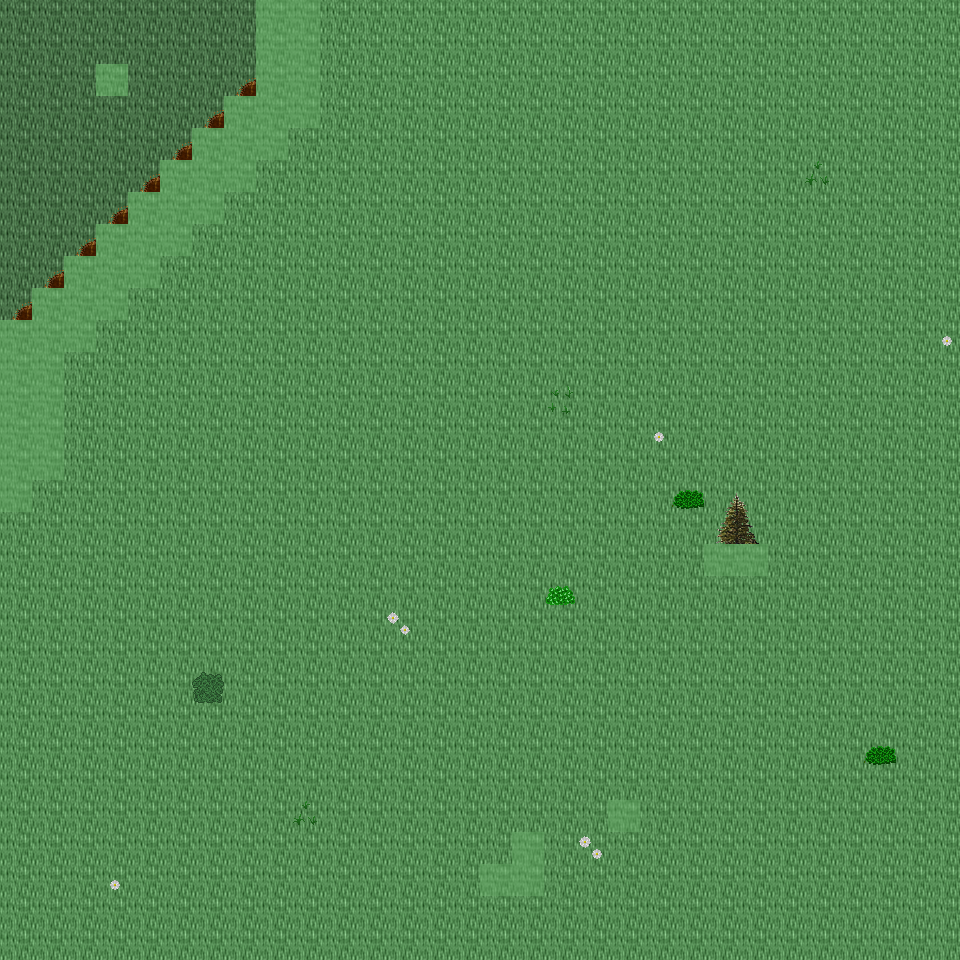

A level layout from a 2D game, rendered from its tile map. Below: a short description, then the map file with tile-grid data replaced by summaries:
An orthogonal 30x30 tile map with 32x32 px tiles, 6 tile layers (Ground, Object, Object2, Above, ...), 23 tilesets and 6 objects (6x mapExit).

<map version="1.0" orientation="orthogonal" renderorder="right-down" width="30" height="30" tilewidth="32" tileheight="32" nextobjectid="7">
  <tileset firstgid="1" name="tileset_ground_ground" tilewidth="32" tileheight="32" tilecount="33" columns="3">
    <image source="../drawable/tileset_ground_ground.png" width="96" height="352" />
  </tileset>
  <tileset firstgid="34" name="tileset_ground_ridge_earth_dark" tilewidth="32" tileheight="32" tilecount="96" columns="12">
    <image source="../drawable/tileset_ground_ridge_earth_dark.png" width="384" height="256" />
  </tileset>
  <tileset firstgid="130" name="tileset_plant_flower_daisy_white" tilewidth="32" tileheight="32" tilecount="8" columns="2">
    <image source="../drawable/tileset_plant_flower_daisy_white.png" width="64" height="128" />
  </tileset>
  <tileset firstgid="138" name="tileset_plant_grasses" tilewidth="32" tileheight="32" tilecount="6" columns="3">
    <image source="../drawable/tileset_plant_grasses.png" width="96" height="64" />
  </tileset>
  <tileset firstgid="144" name="tileset_plant_tree_tree_fluffy" tilewidth="32" tileheight="32" tilecount="12" columns="4">
    <image source="../drawable/tileset_plant_tree_tree_fluffy.png" width="128" height="96" />
  </tileset>
  <tileset firstgid="156" name="tileset_plant_bush_bushes" tilewidth="32" tileheight="32" tilecount="10" columns="5">
    <image source="../drawable/tileset_plant_bush_bushes.png" width="160" height="64" />
  </tileset>
  <tileset firstgid="166" name="tileset_logic_portal" tilewidth="32" tileheight="32" tilecount="24" columns="8">
    <image source="../drawable/tileset_logic_portal.png" width="256" height="96" />
  </tileset>
  <tileset firstgid="190" name="tileset_logic_collision" tilewidth="32" tileheight="32" tilecount="1" columns="1">
    <image source="../drawable/tileset_logic_collision.png" width="32" height="32" />
  </tileset>
  <tileset firstgid="191" name="tileset_logic_creature_animal" tilewidth="32" tileheight="32" tilecount="32" columns="8">
    <image source="../drawable/tileset_logic_creature_animal.png" width="256" height="128" />
  </tileset>
  <tileset firstgid="223" name="tileset_ground_dry_grass" tilewidth="32" tileheight="32" tilecount="54" columns="9">
    <image source="../drawable/tileset_ground_dry_grass.png" width="288" height="192" />
  </tileset>
  <tileset firstgid="277" name="tileset_ground_earth_edges" tilewidth="32" tileheight="32" tilecount="18" columns="6">
    <image source="../drawable/tileset_ground_earth_edges.png" width="192" height="96" />
  </tileset>
  <tileset firstgid="295" name="tileset_ground_grass_corners" tilewidth="32" tileheight="32" tilecount="24" columns="6">
    <image source="../drawable/tileset_ground_grass_corners.png" width="192" height="128" />
  </tileset>
  <tileset firstgid="319" name="tileset_plant_tree_evergreen" tilewidth="32" tileheight="32" tilecount="36" columns="3">
    <image source="../drawable/tileset_plant_tree_evergreen.png" width="96" height="384" />
  </tileset>
  <tileset firstgid="355" name="tileset_plant_tree_tree_darkgreen" tilewidth="32" tileheight="32" tilecount="88" columns="8">
    <image source="../drawable/tileset_plant_tree_tree_darkgreen.png" width="256" height="352" />
  </tileset>
  <tileset firstgid="443" name="tileset_building_decoration_rocks" tilewidth="32" tileheight="32" tilecount="6" columns="3">
    <image source="../drawable/tileset_building_decoration_rocks.png" width="96" height="64" />
  </tileset>
  <tileset firstgid="449" name="tileset_plant_stump_stump_pale_brown" tilewidth="32" tileheight="32" tilecount="4" columns="2">
    <image source="../drawable/tileset_plant_stump_stump_pale_brown.png" width="64" height="64" />
  </tileset>
  <tileset firstgid="453" name="tileset_plant_stump_int_small_stump_2" tilewidth="32" tileheight="32" tilecount="1" columns="1">
    <image source="../drawable/tileset_plant_stump_int_small_stump_2.png" width="32" height="32" />
  </tileset>
  <tileset firstgid="454" name="tileset_ground_rock_pebbles" tilewidth="32" tileheight="32" tilecount="3" columns="1">
    <image source="../drawable/tileset_ground_rock_pebbles.png" width="32" height="96" />
  </tileset>
  <tileset firstgid="457" name="tileset_plant_bush_bush_mult_colored" tilewidth="32" tileheight="32" tilecount="6" columns="3">
    <image source="../drawable/tileset_plant_bush_bush_mult_colored.png" width="96" height="64" />
  </tileset>
  <tileset firstgid="463" name="tileset_plant_tree_umbrella_thorn" tilewidth="32" tileheight="32" tilecount="18" columns="6">
    <image source="../drawable/tileset_plant_tree_umbrella_thorn.png" width="192" height="96" />
  </tileset>
  <tileset firstgid="481" name="tileset_logic_item_fruits" tilewidth="32" tileheight="32" tilecount="16" columns="8">
    <image source="../drawable/tileset_logic_item_fruits.png" width="256" height="64" />
  </tileset>
  <tileset firstgid="497" name="tileset_building_house_3" tilewidth="32" tileheight="32" tilecount="48" columns="6">
    <image source="../drawable/tileset_building_house_3.png" width="192" height="256" />
  </tileset>
  <tileset firstgid="545" name="tileset_logic_creature_mutant" tilewidth="32" tileheight="32" tilecount="7" columns="7">
    <image source="../drawable/tileset_logic_creature_mutant.png" width="224" height="32" />
  </tileset>
  <layer name="Ground" width="30" height="30">
    <data>[900 cells, 900 non-empty, 2 distinct tile ids]</data>
  </layer>
  <layer name="Object" width="30" height="30">
    <data>[900 cells, 66 non-empty, 21 distinct tile ids]</data>
  </layer>
  <layer name="Object2" width="30" height="30">
    <data>[900 cells, 0 non-empty, 0 distinct tile ids]</data>
  </layer>
  <layer name="Above" width="30" height="30">
    <data>[900 cells, 4 non-empty, 4 distinct tile ids]</data>
  </layer>
  <layer name="Above2" width="30" height="30">
    <data>[900 cells, 0 non-empty, 0 distinct tile ids]</data>
  </layer>
  <layer name="Walkable" width="30" height="30">
    <data>[900 cells, 46 non-empty, 1 distinct tile ids]</data>
  </layer>
  <objectgroup name="MapEvents">
    <object id="1" name="north" type="mapExit" x="0" y="0" width="256" height="32">
      <properties>
        <property name="map" value="level_0_x156_y27" />
        <property name="x" value="0" />
        <property name="y" value="28" />
      </properties>
    </object>
    <object id="2" name="north2" type="mapExit" x="320" y="0" width="640" height="32">
      <properties>
        <property name="map" value="level_0_x156_y27" />
        <property name="x" value="10" />
        <property name="y" value="28" />
      </properties>
    </object>
    <object id="3" name="south" type="mapExit" x="0" y="928" width="960" height="32">
      <properties>
        <property name="map" value="level_0_x156_y29" />
        <property name="x" value="0" />
        <property name="y" value="1" />
      </properties>
    </object>
    <object id="4" name="west" type="mapExit" x="0" y="0" width="32" height="320">
      <properties>
        <property name="map" value="level_0_x155_y28" />
        <property name="x" value="28" />
        <property name="y" value="0" />
      </properties>
    </object>
    <object id="5" name="west2" type="mapExit" x="0" y="512" width="32" height="448">
      <properties>
        <property name="map" value="level_0_x155_y28" />
        <property name="x" value="28" />
        <property name="y" value="16" />
      </properties>
    </object>
    <object id="6" name="east" type="mapExit" x="928" y="0" width="32" height="960">
      <properties>
        <property name="map" value="level_0_x157_y28" />
        <property name="x" value="1" />
        <property name="y" value="0" />
      </properties>
    </object>
  </objectgroup>
</map>
